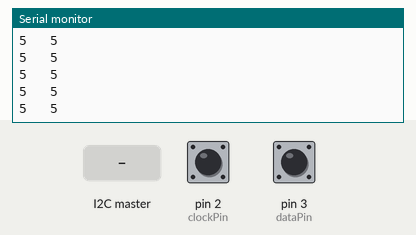
Bench run of a sketch on a simulated Arduino Uno, built with avr-gcc and run on an emulated ATmega328P. Shown: the last lines printed to the serial monitor. The test bench sets the inputs (shaded band); at power-on: pin 2 (clockPin) HIGH, pin 3 (dataPin) HIGH.

Above: at 1.2 s.
1.3 s: the I2C master sends the byte 1
At 1.31 s:
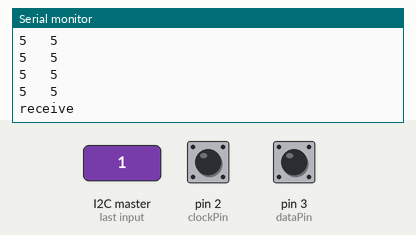
2.8 s: pin 2 (clockPin) pulled LOW for 0.15 s
At 2.84 s:
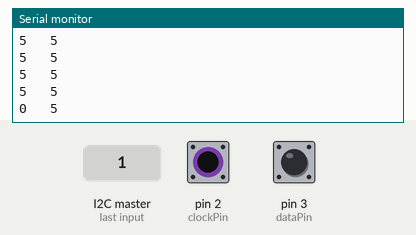
4.4 s: pin 3 (dataPin) pulled LOW for 0.15 s
At 4.45 s:
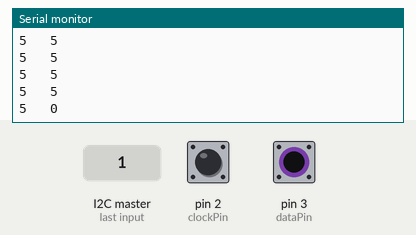

Measured:
- after the input at 1.3 s, the serial monitor: prints a new line at once (image 1)
- after the input at 2.8 s, the serial monitor: prints a new line at once (image 2)
- after the input at 4.4 s, the serial monitor: prints a new line at once (image 3)

The sketch:

I2CSlave.ino
```cpp
#include <Wire.h>

const uint8_t I2C_ADDRESS = 0x42;
const byte clockPin = 2;
const byte dataPin = 3;

enum i2cState
{
	idle,
	started,
	restarted
};


volatile bool clockValue;
volatile bool dataValue;
volatile bool lastClockValue {1};
volatile bool clockIsRising {0};
volatile i2cState protocolState {idle};


void setup()
{
	Wire.begin(I2C_ADDRESS);
	Wire.onRequest(requestEvent);
	Wire.onReceive(receiveEvent);

    // Watch the clock and data pins for changes.
	pinMode(clockPin, INPUT_PULLUP);
    attachInterrupt(digitalPinToInterrupt(clockPin), onClock, CHANGE);
    pinMode(dataPin, INPUT_PULLUP);
    attachInterrupt(digitalPinToInterrupt(dataPin), onData, CHANGE);

	Serial.begin(115200);
	Serial.println("Clock  Data");
}


void loop()
{
	// Read the clock and data.
    clockValue = digitalRead(clockPin);
	dataValue = digitalRead(dataPin);
	Serial.print(clockValue * 5);
	Serial.print("   ");
	Serial.println(dataValue * 5);

	delay(40);
}


void onClock()
{
	// // Read the clock and data.
    // clockValue = digitalRead(clockPin);
	// dataValue = digitalRead(dataPin);
	// Serial.print(clockValue * 5);
	// Serial.print("   ");
	// Serial.println(dataValue * 5);

	// if (clockValue)
	// {
	// 	// Serial.print("¯");
	// 	Serial.print("/");
	// 	clockIsRising = true;
	// 	// Serial.print(dataValue ? "1" : "0");
	// }
	// else
	// {
	// 	// Serial.print("_");
	// 	Serial.print("\\");
	// 	clockIsRising = false;
	// 	// Serial.print(dataValue ? "1" : "0");
	// }

	// // volatile bool dataValue;

	// // dataValue = digitalRead(dataPin);
	// // Serial.print(dataValue ? "1" : "0");

	// // Keep track.
	// lastClockValue = clockValue;
}


void onData()
{
	// // Read the clock and data.
    // clockValue = digitalRead(clockPin);
	// dataValue = digitalRead(dataPin);
	// Serial.print(clockValue * 5);
	// Serial.print("   ");
	// Serial.println(dataValue * 5);

	// switch (protocolState)
	// {
	// 	case idle:
	// 		// Start condition.
	// 		if ((clockValue) && (!dataValue))
	// 		{
	// 			Serial.println("");
	// 			Serial.print("ST: ");
	// 			protocolState = started;
	// 		}
	// 		break;

	// 	case started:
	// 	case restarted:
	// 		Serial.println("");
	// 		// Start condition.
	// 		if ((clockValue) && (!dataValue))
	// 		{
	// 			if (protocolState == started)
	// 				Serial.print("SR: ");
	// 			else
	// 				Serial.print("RR: ");
	// 			protocolState = restarted;
	// 		}
	// 		else if ((clockValue) && (dataValue))
	// 		{
	// 			Serial.println("SP");
	// 			protocolState = idle;
	// 		}
	// }
}


void receiveEvent(int bytes)
{
	byte opcode;

	Serial.println("receive");
	opcode = Wire.read();

	// if (bytes > 1) {
	// 	speed = Wire.read();

	// 	if (opcode == COMMAND_ON_OFF) {
	// 		speed = (speed == 0x01) ? DEFAULT_SPEED : 0;
	// 	}
	// }
}


void requestEvent()
{
	Serial.println("request");
	// switch (opcode)
	// {
	// 	case COMMAND_SPEED:
	// 		Wire.write((uint8_t*)&speed, sizeof(speed));
	// 		break;

	// 	default:
	// 		Wire.write(0);
	// 		break;
	// }
}
```
